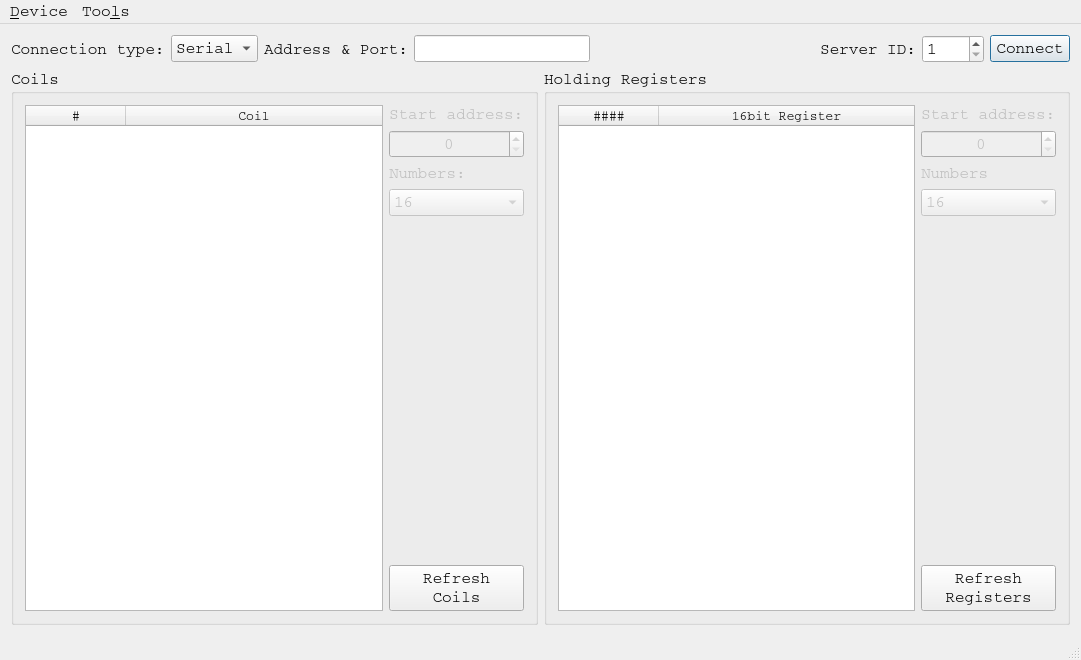
<?xml version="1.0" encoding="UTF-8"?>
<ui version="4.0">
 <class>MainWindow</class>
 <widget class="QMainWindow" name="MainWindow">
  <property name="geometry">
   <rect>
    <x>0</x>
    <y>0</y>
    <width>1081</width>
    <height>660</height>
   </rect>
  </property>
  <property name="maximumSize">
   <size>
    <width>16777215</width>
    <height>1000</height>
   </size>
  </property>
  <property name="font">
   <font>
    <family>Courier</family>
    <pointsize>12</pointsize>
   </font>
  </property>
  <property name="windowTitle">
   <string>Modbus Client Example</string>
  </property>
  <widget class="QWidget" name="centralWidget">
   <layout class="QVBoxLayout" name="verticalLayout">
    <item>
     <layout class="QGridLayout" name="gridLayout">
      <item row="0" column="6">
       <widget class="QSpinBox" name="serverIdEdit">
        <property name="sizePolicy">
         <sizepolicy hsizetype="Maximum" vsizetype="Fixed">
          <horstretch>0</horstretch>
          <verstretch>0</verstretch>
         </sizepolicy>
        </property>
        <property name="minimum">
         <number>1</number>
        </property>
        <property name="maximum">
         <number>247</number>
        </property>
       </widget>
      </item>
      <item row="0" column="0">
       <widget class="QLabel" name="label">
        <property name="text">
         <string>Connection type:</string>
        </property>
       </widget>
      </item>
      <item row="0" column="7">
       <widget class="QPushButton" name="connectButton">
        <property name="sizePolicy">
         <sizepolicy hsizetype="Maximum" vsizetype="Fixed">
          <horstretch>0</horstretch>
          <verstretch>0</verstretch>
         </sizepolicy>
        </property>
        <property name="text">
         <string>Connect</string>
        </property>
        <property name="checkable">
         <bool>false</bool>
        </property>
        <property name="autoDefault">
         <bool>false</bool>
        </property>
        <property name="default">
         <bool>true</bool>
        </property>
       </widget>
      </item>
      <item row="0" column="2">
       <widget class="QLabel" name="label_2">
        <property name="sizePolicy">
         <sizepolicy hsizetype="Maximum" vsizetype="Preferred">
          <horstretch>0</horstretch>
          <verstretch>0</verstretch>
         </sizepolicy>
        </property>
        <property name="text">
         <string>Address &amp; Port:</string>
        </property>
       </widget>
      </item>
      <item row="0" column="3">
       <widget class="QLineEdit" name="portEdit">
        <property name="sizePolicy">
         <sizepolicy hsizetype="Preferred" vsizetype="Fixed">
          <horstretch>0</horstretch>
          <verstretch>0</verstretch>
         </sizepolicy>
        </property>
        <property name="minimumSize">
         <size>
          <width>100</width>
          <height>0</height>
         </size>
        </property>
       </widget>
      </item>
      <item row="0" column="5">
       <widget class="QLabel" name="label_27">
        <property name="sizePolicy">
         <sizepolicy hsizetype="Maximum" vsizetype="Preferred">
          <horstretch>0</horstretch>
          <verstretch>0</verstretch>
         </sizepolicy>
        </property>
        <property name="text">
         <string>Server ID:</string>
        </property>
       </widget>
      </item>
      <item row="0" column="4">
       <spacer name="horizontalSpacer">
        <property name="orientation">
         <enum>Qt::Horizontal</enum>
        </property>
        <property name="sizeHint" stdset="0">
         <size>
          <width>40</width>
          <height>20</height>
         </size>
        </property>
       </spacer>
      </item>
      <item row="0" column="1">
       <widget class="QComboBox" name="connectType">
        <item>
         <property name="text">
          <string>Serial</string>
         </property>
        </item>
        <item>
         <property name="text">
          <string>TCP</string>
         </property>
        </item>
       </widget>
      </item>
     </layout>
    </item>
    <item>
     <layout class="QHBoxLayout" name="horizontalLayout_2">
      <item>
       <widget class="QGroupBox" name="groupBoxCoils">
        <property name="minimumSize">
         <size>
          <width>250</width>
          <height>0</height>
         </size>
        </property>
        <property name="font">
         <font>
          <pointsize>12</pointsize>
         </font>
        </property>
        <property name="title">
         <string>Coils</string>
        </property>
        <layout class="QGridLayout" name="gridLayout_4">
         <item row="0" column="1">
          <widget class="QLabel" name="label_12">
           <property name="enabled">
            <bool>false</bool>
           </property>
           <property name="font">
            <font>
             <family>Courier</family>
            </font>
           </property>
           <property name="text">
            <string>Start address:</string>
           </property>
          </widget>
         </item>
         <item row="1" column="1">
          <widget class="QSpinBox" name="readAddressCoils">
           <property name="enabled">
            <bool>false</bool>
           </property>
           <property name="alignment">
            <set>Qt::AlignCenter</set>
           </property>
           <property name="maximum">
            <number>9</number>
           </property>
          </widget>
         </item>
         <item row="2" column="1">
          <widget class="QLabel" name="label_10">
           <property name="enabled">
            <bool>false</bool>
           </property>
           <property name="font">
            <font>
             <family>Courier</family>
             <pointsize>12</pointsize>
            </font>
           </property>
           <property name="text">
            <string>Numbers:</string>
           </property>
          </widget>
         </item>
         <item row="3" column="1">
          <widget class="QComboBox" name="readSizeCoils">
           <property name="enabled">
            <bool>false</bool>
           </property>
           <property name="currentText">
            <string>16</string>
           </property>
           <property name="currentIndex">
            <number>15</number>
           </property>
           <property name="maxVisibleItems">
            <number>16</number>
           </property>
           <item>
            <property name="text">
             <string>1</string>
            </property>
           </item>
           <item>
            <property name="text">
             <string>2</string>
            </property>
           </item>
           <item>
            <property name="text">
             <string>3</string>
            </property>
           </item>
           <item>
            <property name="text">
             <string>4</string>
            </property>
           </item>
           <item>
            <property name="text">
             <string>5</string>
            </property>
           </item>
           <item>
            <property name="text">
             <string>6</string>
            </property>
           </item>
           <item>
            <property name="text">
             <string>7</string>
            </property>
           </item>
           <item>
            <property name="text">
             <string>8</string>
            </property>
           </item>
           <item>
            <property name="text">
             <string>9</string>
            </property>
           </item>
           <item>
            <property name="text">
             <string>10</string>
            </property>
           </item>
           <item>
            <property name="text">
             <string>11</string>
            </property>
           </item>
           <item>
            <property name="text">
             <string>12</string>
            </property>
           </item>
           <item>
            <property name="text">
             <string>13</string>
            </property>
           </item>
           <item>
            <property name="text">
             <string>14</string>
            </property>
           </item>
           <item>
            <property name="text">
             <string>15</string>
            </property>
           </item>
           <item>
            <property name="text">
             <string>16</string>
            </property>
           </item>
          </widget>
         </item>
         <item row="4" column="1">
          <spacer name="verticalSpacer">
           <property name="orientation">
            <enum>Qt::Vertical</enum>
           </property>
           <property name="sizeHint" stdset="0">
            <size>
             <width>20</width>
             <height>259</height>
            </size>
           </property>
          </spacer>
         </item>
         <item row="5" column="1">
          <widget class="QPushButton" name="pushButtonCoilsRefresh">
           <property name="font">
            <font>
             <family>Courier</family>
             <pointsize>12</pointsize>
            </font>
           </property>
           <property name="text">
            <string>Refresh
Coils</string>
           </property>
          </widget>
         </item>
         <item row="0" column="0" rowspan="6">
          <widget class="QTableWidget" name="tableWidgetCoils">
           <property name="font">
            <font>
             <family>Courier</family>
             <pointsize>10</pointsize>
            </font>
           </property>
           <attribute name="horizontalHeaderStretchLastSection">
            <bool>true</bool>
           </attribute>
           <attribute name="verticalHeaderVisible">
            <bool>false</bool>
           </attribute>
           <attribute name="verticalHeaderDefaultSectionSize">
            <number>21</number>
           </attribute>
           <attribute name="verticalHeaderMinimumSectionSize">
            <number>16</number>
           </attribute>
           <column>
            <property name="text">
             <string>#</string>
            </property>
           </column>
           <column>
            <property name="text">
             <string>Coil</string>
            </property>
           </column>
          </widget>
         </item>
        </layout>
       </widget>
      </item>
      <item>
       <widget class="QGroupBox" name="groupBoxRegisters">
        <property name="minimumSize">
         <size>
          <width>225</width>
          <height>0</height>
         </size>
        </property>
        <property name="font">
         <font>
          <pointsize>12</pointsize>
         </font>
        </property>
        <property name="title">
         <string>Holding Registers</string>
        </property>
        <layout class="QGridLayout" name="gridLayout_5">
         <item row="0" column="1" colspan="2">
          <widget class="QLabel" name="label_15">
           <property name="enabled">
            <bool>false</bool>
           </property>
           <property name="font">
            <font>
             <family>Courier</family>
             <pointsize>12</pointsize>
            </font>
           </property>
           <property name="text">
            <string>Start address:</string>
           </property>
          </widget>
         </item>
         <item row="0" column="0" rowspan="6">
          <widget class="QTableWidget" name="tableWidgetRegisters">
           <property name="font">
            <font>
             <family>Courier</family>
             <pointsize>10</pointsize>
            </font>
           </property>
           <property name="alternatingRowColors">
            <bool>true</bool>
           </property>
           <attribute name="horizontalHeaderStretchLastSection">
            <bool>true</bool>
           </attribute>
           <attribute name="verticalHeaderVisible">
            <bool>false</bool>
           </attribute>
           <attribute name="verticalHeaderDefaultSectionSize">
            <number>21</number>
           </attribute>
           <attribute name="verticalHeaderMinimumSectionSize">
            <number>16</number>
           </attribute>
           <column>
            <property name="text">
             <string>####</string>
            </property>
           </column>
           <column>
            <property name="text">
             <string>16bit Register</string>
            </property>
           </column>
          </widget>
         </item>
         <item row="1" column="1" colspan="2">
          <widget class="QSpinBox" name="writeAddressRegisters">
           <property name="enabled">
            <bool>false</bool>
           </property>
           <property name="alignment">
            <set>Qt::AlignCenter</set>
           </property>
           <property name="maximum">
            <number>9</number>
           </property>
          </widget>
         </item>
         <item row="2" column="1" colspan="2">
          <widget class="QLabel" name="label_14">
           <property name="enabled">
            <bool>false</bool>
           </property>
           <property name="font">
            <font>
             <family>Courier</family>
            </font>
           </property>
           <property name="text">
            <string>Numbers</string>
           </property>
          </widget>
         </item>
         <item row="3" column="1" colspan="2">
          <widget class="QComboBox" name="writeSizeRegisters">
           <property name="enabled">
            <bool>false</bool>
           </property>
           <property name="currentText">
            <string>16</string>
           </property>
           <property name="currentIndex">
            <number>15</number>
           </property>
           <property name="maxVisibleItems">
            <number>16</number>
           </property>
           <item>
            <property name="text">
             <string>1</string>
            </property>
           </item>
           <item>
            <property name="text">
             <string>2</string>
            </property>
           </item>
           <item>
            <property name="text">
             <string>3</string>
            </property>
           </item>
           <item>
            <property name="text">
             <string>4</string>
            </property>
           </item>
           <item>
            <property name="text">
             <string>5</string>
            </property>
           </item>
           <item>
            <property name="text">
             <string>6</string>
            </property>
           </item>
           <item>
            <property name="text">
             <string>7</string>
            </property>
           </item>
           <item>
            <property name="text">
             <string>8</string>
            </property>
           </item>
           <item>
            <property name="text">
             <string>9</string>
            </property>
           </item>
           <item>
            <property name="text">
             <string>10</string>
            </property>
           </item>
           <item>
            <property name="text">
             <string>11</string>
            </property>
           </item>
           <item>
            <property name="text">
             <string>12</string>
            </property>
           </item>
           <item>
            <property name="text">
             <string>13</string>
            </property>
           </item>
           <item>
            <property name="text">
             <string>14</string>
            </property>
           </item>
           <item>
            <property name="text">
             <string>15</string>
            </property>
           </item>
           <item>
            <property name="text">
             <string>16</string>
            </property>
           </item>
          </widget>
         </item>
         <item row="4" column="1" colspan="2">
          <spacer name="verticalSpacer_2">
           <property name="orientation">
            <enum>Qt::Vertical</enum>
           </property>
           <property name="sizeHint" stdset="0">
            <size>
             <width>20</width>
             <height>257</height>
            </size>
           </property>
          </spacer>
         </item>
         <item row="5" column="1" colspan="2">
          <widget class="QPushButton" name="pushButtonRegsRefresh">
           <property name="font">
            <font>
             <family>Courier</family>
            </font>
           </property>
           <property name="text">
            <string>Refresh
Registers</string>
           </property>
          </widget>
         </item>
        </layout>
       </widget>
      </item>
     </layout>
    </item>
    <item>
     <layout class="QHBoxLayout" name="horizontalLayoutDebug"/>
    </item>
   </layout>
  </widget>
  <widget class="QStatusBar" name="statusBar"/>
  <widget class="QMenuBar" name="menuBar">
   <property name="geometry">
    <rect>
     <x>0</x>
     <y>0</y>
     <width>1081</width>
     <height>22</height>
    </rect>
   </property>
   <widget class="QMenu" name="menuDevice">
    <property name="title">
     <string>&amp;Device</string>
    </property>
    <addaction name="actionConnect"/>
    <addaction name="actionDisconnect"/>
    <addaction name="separator"/>
    <addaction name="actionExit"/>
   </widget>
   <widget class="QMenu" name="menuToo_ls">
    <property name="title">
     <string>Too&amp;ls</string>
    </property>
    <addaction name="actionOptions"/>
   </widget>
   <addaction name="menuDevice"/>
   <addaction name="menuToo_ls"/>
  </widget>
  <action name="actionConnect">
   <property name="icon">
    <iconset resource="master.qrc">
     <normaloff>:/images/connect.png</normaloff>:/images/connect.png</iconset>
   </property>
   <property name="text">
    <string>&amp;Connect</string>
   </property>
  </action>
  <action name="actionDisconnect">
   <property name="icon">
    <iconset resource="master.qrc">
     <normaloff>:/images/disconnect.png</normaloff>:/images/disconnect.png</iconset>
   </property>
   <property name="text">
    <string>&amp;Disconnect</string>
   </property>
  </action>
  <action name="actionExit">
   <property name="icon">
    <iconset resource="master.qrc">
     <normaloff>:/images/application-exit.png</normaloff>:/images/application-exit.png</iconset>
   </property>
   <property name="text">
    <string>&amp;Quit</string>
   </property>
  </action>
  <action name="actionOptions">
   <property name="icon">
    <iconset resource="master.qrc">
     <normaloff>:/images/settings.png</normaloff>:/images/settings.png</iconset>
   </property>
   <property name="text">
    <string>&amp;Options</string>
   </property>
  </action>
 </widget>
 <layoutdefault spacing="6" margin="11"/>
 <tabstops>
  <tabstop>connectType</tabstop>
  <tabstop>portEdit</tabstop>
  <tabstop>serverIdEdit</tabstop>
  <tabstop>connectButton</tabstop>
 </tabstops>
 <resources>
  <include location="master.qrc"/>
 </resources>
 <connections/>
</ui>
